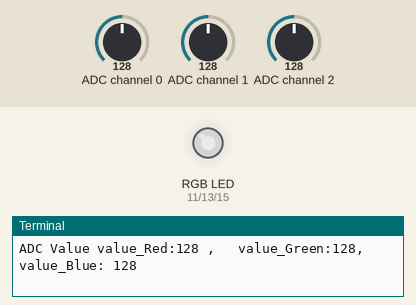
Recording of a program running on a simulated Raspberry Pi (header pin numbers). On the bench: an RGB LED mixed from three pins (HIGH = lit), the last lines printed to the terminal. Inputs (shaded band) come from the test bench; at power-on: ADC channel 0 = 128, ADC channel 1 = 128, ADC channel 2 = 128 (analog values on the 0–255 scale). Dim RGB values are drawn brighter than linear.

Above: at 1.2 s.
1.3 s: ADC channel 0 set to 178
At 2.1 s:
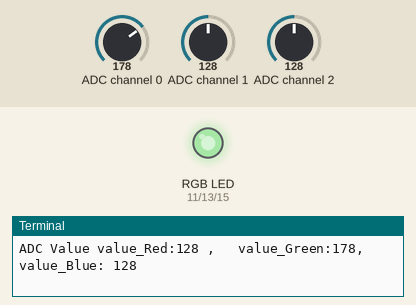
2.8 s: ADC channel 1 set to 178
At 3.2 s:
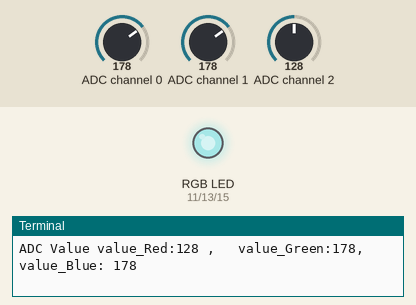
4.3 s: ADC channel 2 set to 178
At 4.7 s:
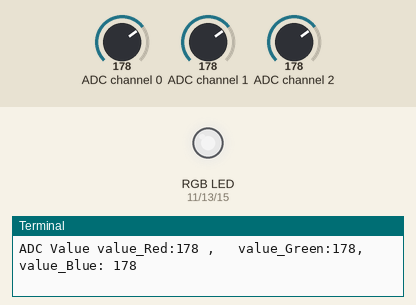
5.8 s: ADC channel 0 set to 224
At 6.6 s:
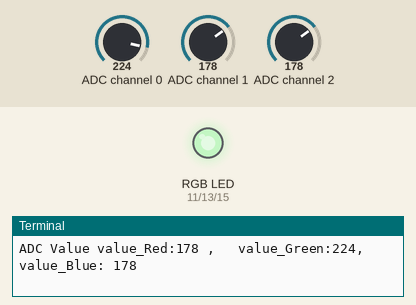
7.3 s: ADC channel 1 set to 224
At 7.6 s:
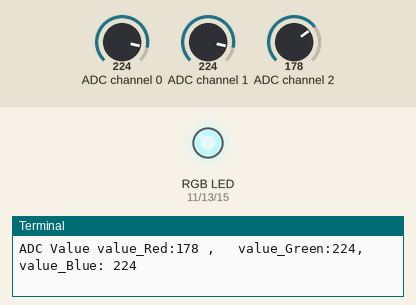
8.8 s: ADC channel 2 set to 224
At 9.2 s:
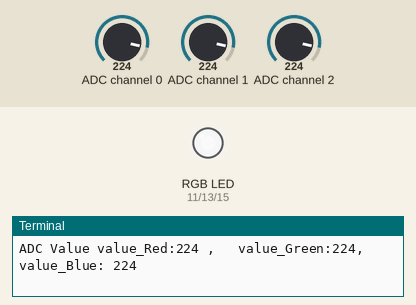
Timing chart, 0 to 11.3 s (numbered marks = the images above; inputs shaded):
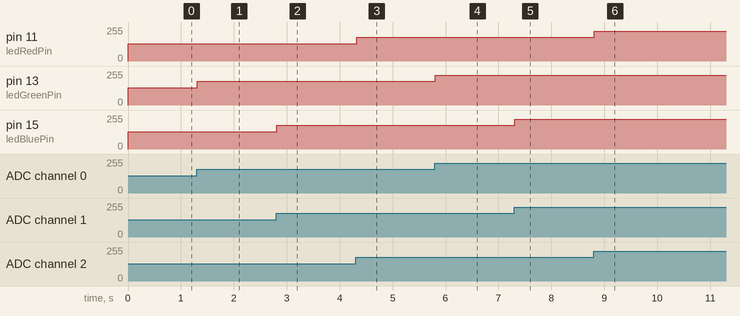

The program:

Rasp_Pi_9PotentiometerRGB.py
```python
import RPi.GPIO as GPIO
import smbus
import time

address = 0x48
bus = smbus.SMBus(1)
cmd = 0x40

#initialize led pin positions
ledRedPin = 11
ledGreenPin = 13
ledBluePin = 15

def analogRead(chn): #read analog data from channel 0,1,2,3 on PCF8591
    bus.write_byte(address,cmd+chn) #sends byte to PCF8591, ensuring connectivity
    value = bus.read_byte(address)
    return value

def analogWrite(value): #output analog value
    bus.write_byte_data(address,cmd,value)

def setup():
    #set LED pins as output
    global p_Red, p_Green, p_Blue
    GPIO.setmode(GPIO.BOARD)
    GPIO.setup(ledRedPin, GPIO.OUT)
    GPIO.setup(ledGreenPin, GPIO.OUT)
    GPIO.setup(ledBluePin, GPIO.OUT)

    #enable PWM for each LED
    p_Red = GPIO.PWM(ledRedPin, 1000)
    p_Red.start(0)
    p_Green = GPIO.PWM(ledGreenPin, 1000)
    p_Green.start(0)
    p_Blue = GPIO.PWM(ledBluePin, 1000)
    p_Blue.start(0)

def loop():
    while True:
        #read resistance from potentiometers, channel A0, A1, A2 on PCF8591
        value_Red = analogRead(0)
        value_Green = analogRead(1)
        value_Blue = analogRead(2)

        #map resistance to corresponding PWM value
        p_Red.ChangeDutyCycle(value_Red*100/255)
        p_Green.ChangeDutyCycle(value_Green*100/255)
        p_Blue.ChangeDutyCycle(value_Blue*100/255)
        print("ADC Value value_Red:%d , \tvalue_Green:%d, \tvalue_Blue: %d" %(value_Red,value_Green,value_Blue))
        time.sleep(0.01)

def destroy(): #disable board and bus that reads analog inputs and writes outputs
    bus.close()
    GPIO.cleanup()

#runs program until Ctrl+C is pressed
if __name__=="__main__":
    print("Program is starting")
    setup()
    try:
        loop()
    except KeyboardInterrupt:
        destroy()
```

Measured:
- after the input at 1.3 s, pin 13 (ledGreenPin): 128/255 → 178/255 at once
- after the input at 2.8 s, pin 15 (ledBluePin): 128/255 → 178/255 at once
- after the input at 4.3 s, pin 11 (ledRedPin): 128/255 → 178/255 at once
- after the input at 5.8 s, pin 13 (ledGreenPin): 178/255 → 224/255 at once
- after the input at 7.3 s, pin 15 (ledBluePin): 178/255 → 224/255 at once
- after the input at 8.8 s, pin 11 (ledRedPin): 178/255 → 224/255 at once
